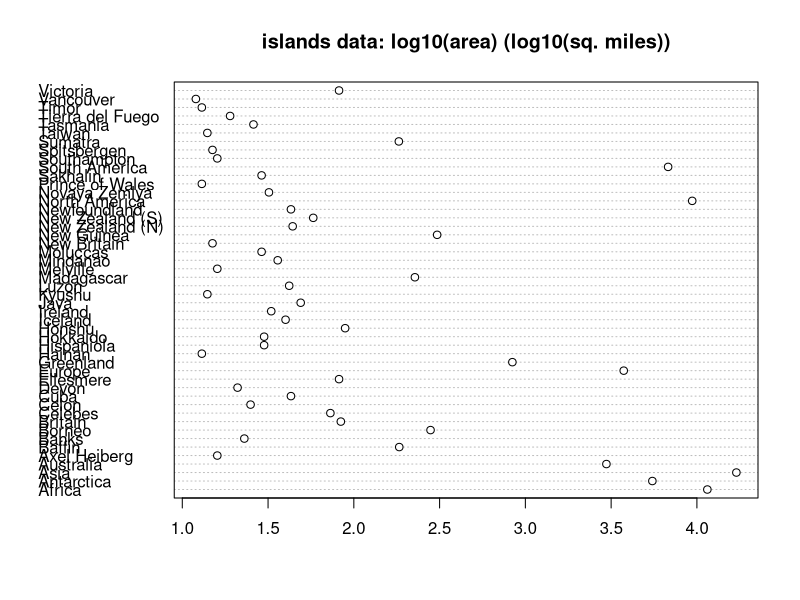
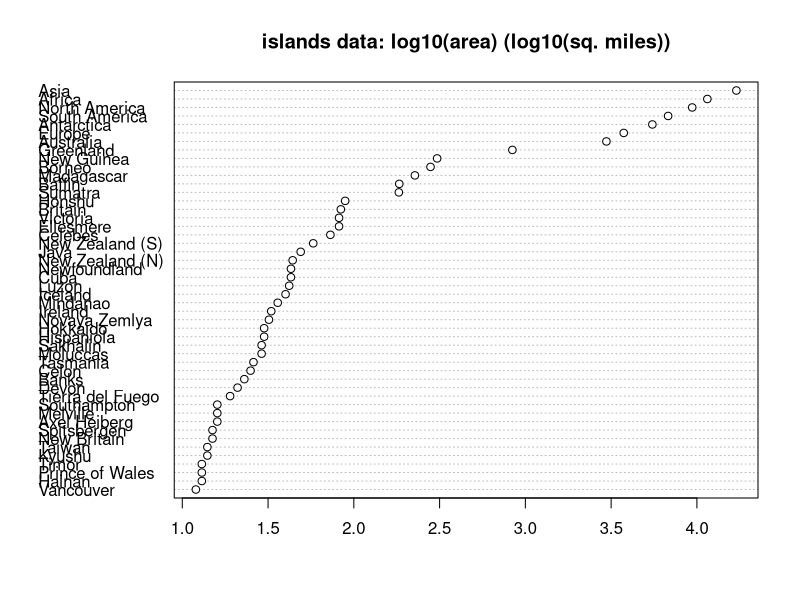

Reproduce these figures in R, in order.
#!/usr/bin/env Rscript
require(graphics)
dotchart(log(islands, 10),
  main = "islands data: log10(area) (log10(sq. miles))"
)
dotchart(log(islands[order(islands)], 10),
  main = "islands data: log10(area) (log10(sq. miles))"
)
